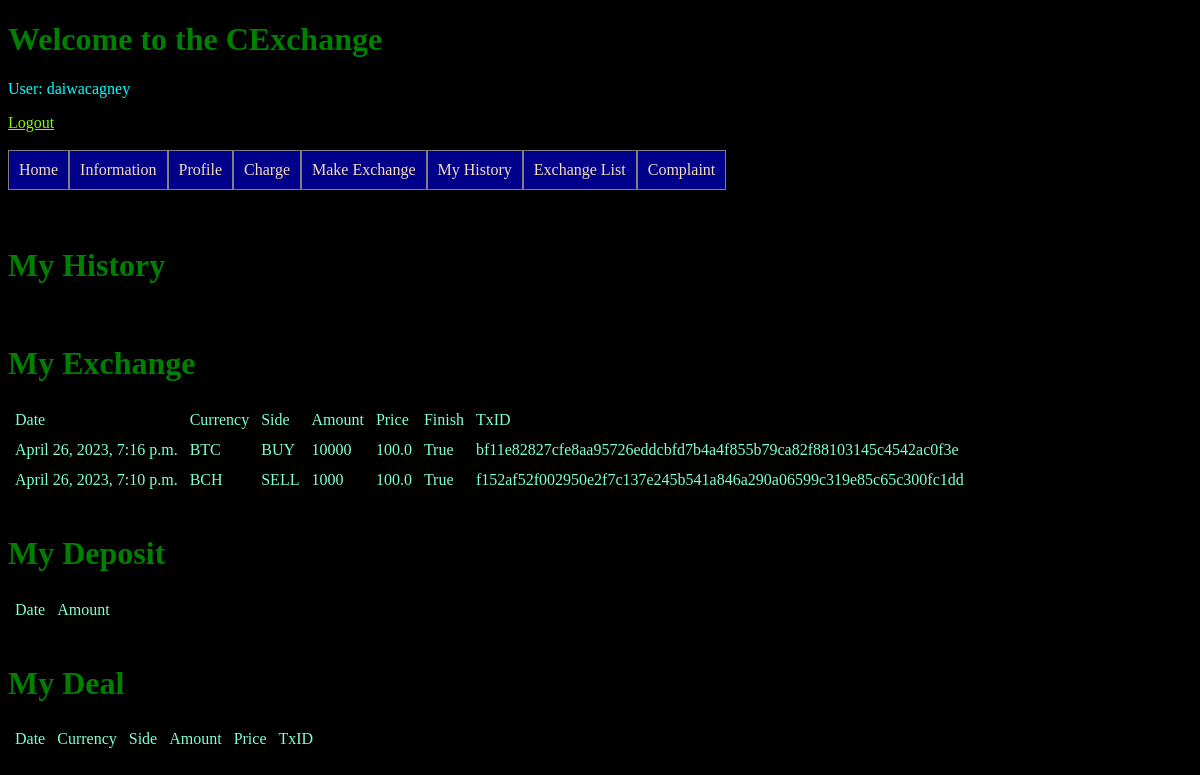
Page /CExchange/my_ex/ (signed in) on the earlier database version.
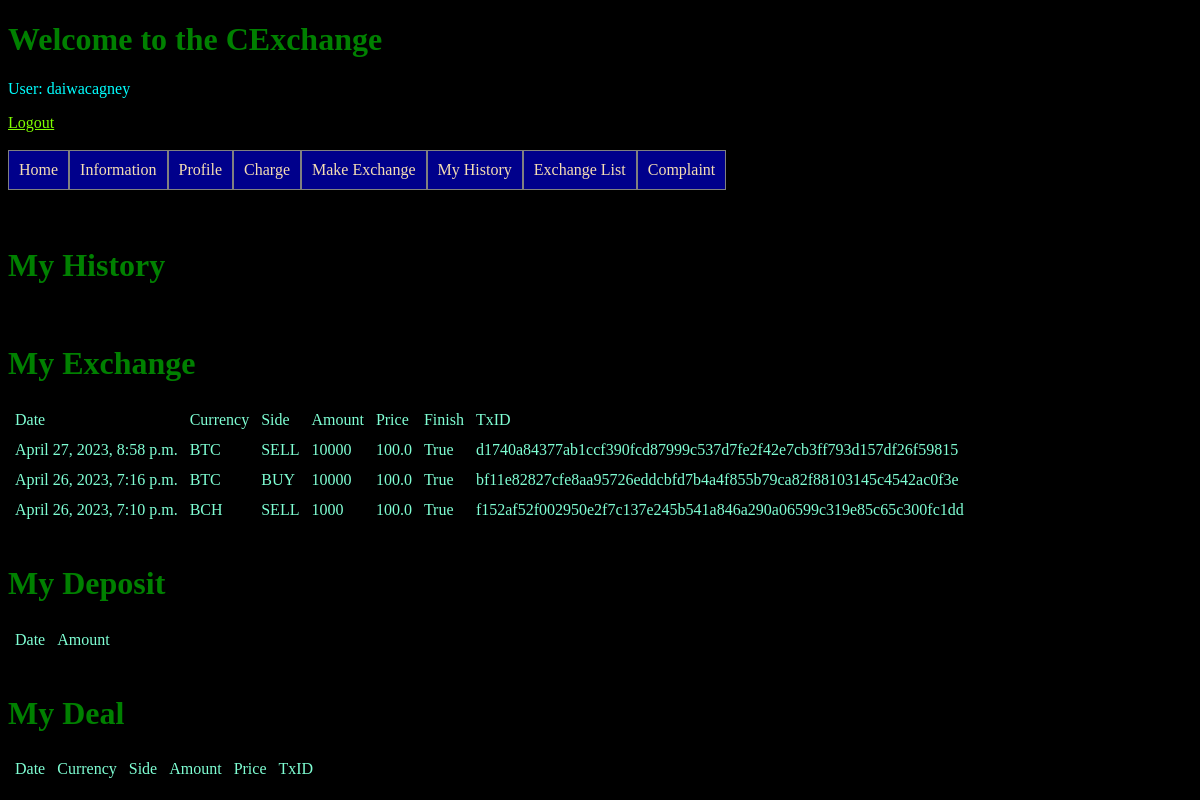
Same page on the later database version.
### CExchange/models.py (models this page shows)
class Exchange(models.Model):
    owner = models.ForeignKey(User, on_delete=models.CASCADE)
    init_date = models.DateTimeField(auto_now_add=True)
    currency = models.CharField(max_length=4, default="BTC", choices=CURRENCY)
    side = models.CharField(max_length=4, choices=SIDE)
    amount = models.IntegerField(default=0)
    price = models.FloatField(default=0)
    done = models.BooleanField(default=False)
    dead = models.BooleanField(default=False)
    taken_by = models.IntegerField(default=0)
    deal_date = models.DateTimeField(null=True)
    Txid = models.CharField(max_length=255, null=True)

### CExchange/views.py (the view)
# urls.py: path('my_ex/', views.my_ex, name='my_ex'),
@login_required
def my_ex(request):
    template = loader.get_template('my_ex.html')
    myexchange = Exchange.objects.filter(owner=request.user).values()
    mydeposit = Deposit.objects.filter(owner=request.user).values()
    mydeal = Exchange.objects.filter(taken_by=request.user.id).values()
    context = {
        'myexchange': myexchange,
        'mydeposit': mydeposit,
        'mydeal': mydeal
    }
    return HttpResponse(template.render(context,request))

### CExchange/templates/my_ex.html (shortened to what this page needs)
{% extends "master.html" %}
{% block content %}
<H1>My History</H1>
<br>
<h1>My Exchange</h1>
<table>
    <tr>
        <td>Date</td>
        <td>Currency</td>
        <td>Side</td>
        <td>Amount</td>
        <td>Price</td>
        <td>Finish</td>
        <td>TxID</td>
    </tr>
    {% for x in myexchange reversed %}
    <tr>
        <td>{{ x.init_date }}</td>
        <td>{{ x.currency }}</td>
        <td>{{ x.side }}</td>
        <td>{{ x.amount }}</td>
        <td>{{ x.price }}</td>
        <td>{{ x.done }}</td>
        <td>{{ x.Txid }}</td>
    </tr>
    {% endfor %}
</table>
<br>
<h1>My Deposit</h1>
<table>
    <tr>
        <td>Date</td>
        <td>Amount</td>
    </tr>
</table>
<br>
<h1>My Deal</h1>
<table>
    <tr>
        <td>Date</td>
        <td>Currency</td>
        <td>Side</td>
        <td>Amount</td>
        <td>Price</td>
        <td>TxID</td>
    </tr>
</table>
{% endblock %}

### CExchange/templates/master.html (shortened to what this page needs)
{% load static %}
<!DOCTYPE html>
<html lang="en">
<head>
    <link rel="stylesheet" href="{% static 'styles.css' %}">
</head>
<body>
    <h1 style="white-space: nowrap;">Welcome to the CExchange</h1>
    {% if user.is_authenticated %}
        <p>User: {{ user.get_username }}</p>
        <a href="{% url 'logout' %}">Logout</a>
    {% else %}
        <a href="{% url 'add' %}">Sign Up</a>
        <a href="{% url 'login' %}">Login</a>
    {% endif %}
    <br><br>
    <ul>
        <li><a href="{% url 'index' %}">Home</a></li>
        <li><a href="{% url 'information' %}">Information</a></li>
        {% if user.is_authenticated %}
            <li><a href="{% url 'profile' %}">Profile</a></li>
            <li><a href="{% url 'checkout' %}">Charge</a></li>
            <li><a href="{% url 'make_ex' %}">Make Exchange</a></li>
            <li><a href="{% url 'my_ex' %}">My History</a></li>
            <li><a href="{% url 'ex_list' %}">Exchange List</a></li>
            <li><a href="{% url 'complaint' %}">Complaint</a></li>
        {% endif %}
    </ul>
    <br><br>
    {% block content %}
    {% endblock %}
</body>
</html>

### CExchange/static/styles.css (style rules this page uses)
body { background-color: black; }
ul { list-style-type: none; overflow: hidden; margin: 0; padding: 0; position: -webkit-sticky; position: sticky; top: 0; }
li { float: left; background-color:darkblue; }
li a { display: block; text-align: center; padding: 10px; text-decoration: none; color: wheat; border: 1px solid gray; }
h1 { color:green; }
p { color:aqua; }
td { color:aquamarine; padding: 5px; }
a { color: chartreuse; }

Differences in the rows shown:
added Exchange: init_date "April 27, 2023, 8:58 p.m.", currency "BTC", side "SELL", amount "10000", price "100.0", done "True", Txid "d1740a84377ab1ccf390fcd87999c537d7fe2f42e7cb3ff793d157df26f59815"
